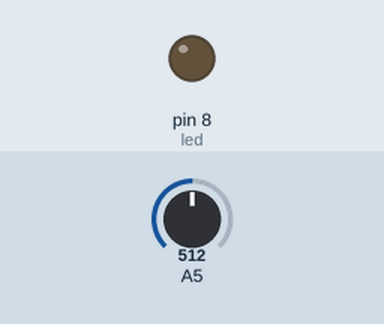
Bench run of a sketch on a simulated Arduino Uno, built with avr-gcc and run on an emulated ATmega328P. Parts: output pins drawn as LEDs (lit = HIGH). The inputs (shaded band) are chosen by the test bench; at power-on: A5 = 512.

Above: at 1.2 s.
1.3 s: A5 set to 107
2.8 s: A5 set to 88
At 4.0 s:
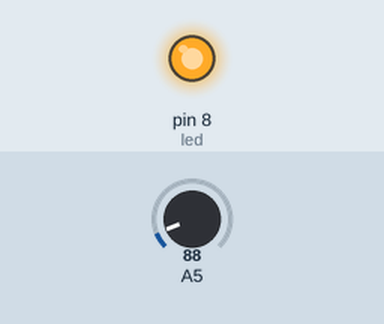
4.3 s: A5 set to 110
At 5.4 s:
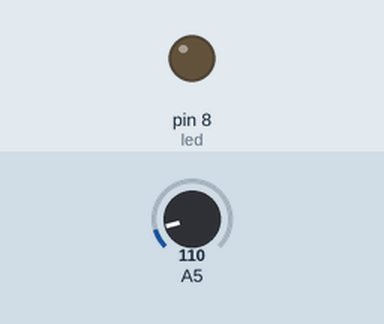
5.8 s: A5 set to 90
At 6.7 s:
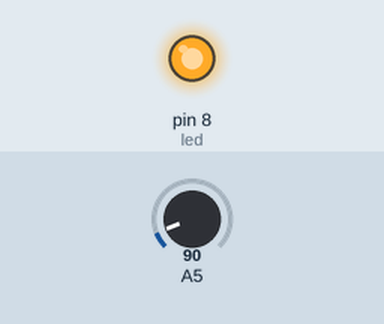
Timing chart, 0 to 8.3 s (numbered marks = the images above; inputs shaded):
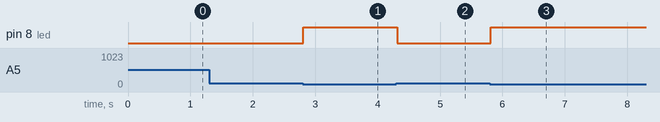

Measured:
- the behaviour switches between 100 and 99 on A5 (found by bisection; images 0 and 1)
- after the input at 1.3 s, every drawn part: stays the same
- after the input at 2.8 s, pin 8 (led): LOW → HIGH at once
- after the input at 4.3 s, pin 8 (led): HIGH → LOW at once
- after the input at 5.8 s, pin 8 (led): LOW → HIGH at once

The sketch:

Photoresistor.ino
```cpp
#define led 8
int value = 0;

void setup() {
  pinMode(led, OUTPUT);
}

void loop() {
  value = analogRead(A5);

  if(value < 100){
    digitalWrite(led, HIGH);
  }
  else{
    digitalWrite(led, LOW);
  }

  delay(50);
}
```
